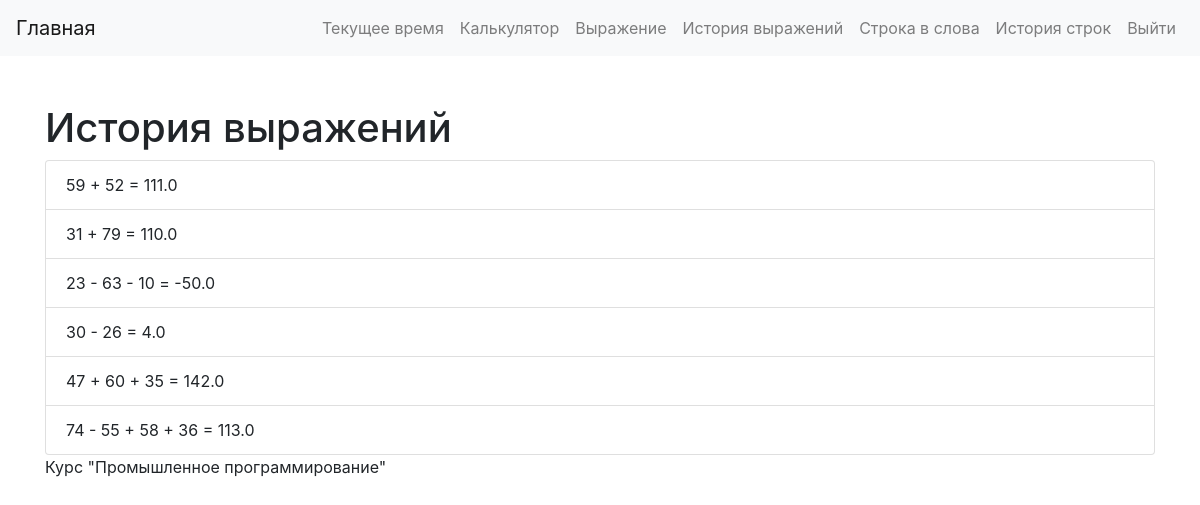
Page /history/ (signed in) on the committed database.
### main/models.py (models this page shows)
class Calculation(models.Model):
    expression = models.CharField(max_length=255)
    result = models.FloatField()
    created_at = models.DateTimeField(auto_now_add=True)

### main/views.py (the view)
# urls.py: path('history/', views.history_view, name='history'),
def history_view(request):
    calculations = Calculation.objects.all().order_by('-created_at')
    context = {
        'course': 'Курс "Промышленное программирование"',
        'calculations': calculations,
    }
    return render(request, 'history.html', context)

### main/templates/history.html (shortened to what this page needs)
{% extends 'base.html' %}
{% block content %}
<h1 class="mt-5">История выражений</h1>
<ul class="list-group">
    {% for calculation in calculations %}
    <li class="list-group-item">{{ calculation.expression }} = {{ calculation.result }}</li>
    {% endfor %}
</ul>
<p>{{ course }}</p>
{% endblock %}

### main/templates/base.html (style rules this page uses)
body { padding-top: 56px; }

### rows in the picture
Calculation: expression "59 + 52", result "111.0"
Calculation: expression "31 + 79", result "110.0"
Calculation: expression "23 - 63 - 10", result "-50.0"
Calculation: expression "30 - 26", result "4.0"
Calculation: expression "47 + 60 + 35", result "142.0"
Calculation: expression "74 - 55 + 58 + 36", result "113.0"

### other values in the picture
{{ course }} "Курс \"Промышленное программирование\""
